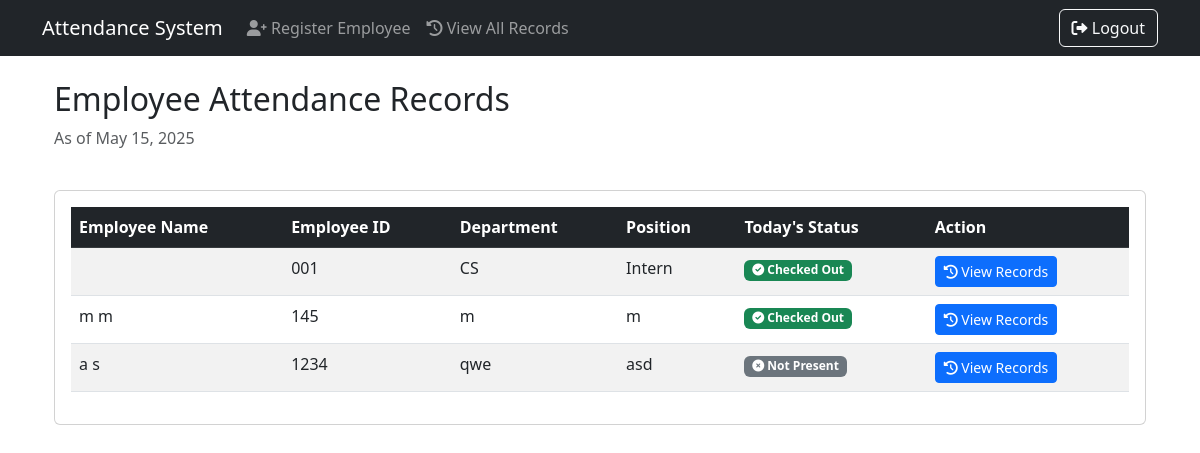
Screenshot of /attendance-history/ (signed in) with the database file from the repository.
### core/models.py (models this page shows, shortened)
class Employee(models.Model):
    user = models.OneToOneField(User, on_delete=models.CASCADE)
    employee_id = models.CharField(max_length=50, unique=True)
    department = models.CharField(max_length=100)
    position = models.CharField(max_length=100)
    created_at = models.DateTimeField(auto_now_add=True)
    updated_at = models.DateTimeField(auto_now=True)

### core/views.py (the view, shortened to what this page needs)
# urls.py: path('attendance-history/', views.attendance_history, name='attendance_history'),
@login_required
@require_http_methods(["GET"])
def attendance_history(request):
    if request.user.is_superuser:
        employees = Employee.objects.all().select_related('user')
        today = timezone.now().date()
        today_attendance = {
            attendance.employee_id: attendance
            for attendance in Attendance.objects.filter(date=today)
        }
        employee_id = request.GET.get('employee_id')
        return render(request, 'core/attendance_history.html', {
            'employees': employees,
            'today_attendance': today_attendance,
            'today': today
        })

### core/templatetags/core_extras.py (called while the page is built)
@register.filter
def get_item(dictionary, key):
    if dictionary is None:
        return None
    return dictionary.get(key)

### templates/core/attendance_history.html
{% extends 'core/base.html' %}
{% load core_extras %}
{% block content %}
<div class="container">
    <div class="row mb-4">
        <div class="col">
            <h2>Employee Attendance Records</h2>
            <p class="text-muted">As of {{ today|date:"F d, Y" }}</p>
        </div>
    </div>
        <div class="card">
            <div class="card-body">
                <div class="table-responsive">
                <table class="table table-striped table-hover">
                    <thead class="table-dark">
                            <tr>
                            <th>Employee Name</th>
                            <th>Employee ID</th>
                            <th>Department</th>
                            <th>Position</th>
                            <th>Today's Status</th>
                            <th>Action</th>
                            </tr>
                        </thead>
                        <tbody>
                        {% for employee in employees %}
                            <tr>
                            <td>{{ employee.user.get_full_name }}</td>
                            <td>{{ employee.employee_id }}</td>
                            <td>{{ employee.department }}</td>
                            <td>{{ employee.position }}</td>
                            <td>
                                {% with record=today_attendance|get_item:employee.id %}
                                    {% if record %}
                                        {% if record.check_out %}
                                            <span class="badge bg-success">
                                                <i class="fas fa-check-circle"></i> Checked Out
                                            </span>
                                        {% else %}
                                            <span class="badge bg-warning">
                                                <i class="fas fa-clock"></i> Checked In
                                            </span>
                                        {% endif %}
                                    {% else %}
                                        <span class="badge bg-secondary">
                                            <i class="fas fa-times-circle"></i> Not Present
                                        </span>
                                    {% endif %}
                                {% endwith %}
                            </td>
                            <td>
                                <a href="{% url 'core:attendance_history' %}?employee_id={{ employee.id }}"
                                   class="btn btn-primary btn-sm">
                                    <i class="fas fa-history"></i> View Records
                                </a>
                            </td>
                            </tr>
                            {% empty %}
                            <tr>
                            <td colspan="6" class="text-center">No employees found</td>
                            </tr>
                            {% endfor %}
                        </tbody>
                    </table>
            </div>
        </div>
    </div>
</div>
{% endblock %}

### templates/core/base.html (shortened to what this page needs)
<!DOCTYPE html>
<html lang="en">
<head>
    <link href="https://cdn.jsdelivr.net/npm/bootstrap@5.3.0/dist/css/bootstrap.min.css" rel="stylesheet">
    <link href="https://cdnjs.cloudflare.com/ajax/libs/font-awesome/6.0.0/css/all.min.css" rel="stylesheet">
</head>
<body>
    {% if user.is_authenticated %}
    <nav class="navbar navbar-expand-lg navbar-dark bg-dark">
        <div class="container">
            <a class="navbar-brand" href="{% url 'core:dashboard' %}">Attendance System</a>
            <div class="collapse navbar-collapse" id="navbarNav">
                <ul class="navbar-nav me-auto">
                    {% if user.is_superuser %}
                    <li class="nav-item">
                        <a class="nav-link" href="{% url 'core:register_employee' %}">
                            <i class="fas fa-user-plus"></i> Register Employee
                        </a>
                    </li>
                    <li class="nav-item">
                        <a class="nav-link" href="{% url 'core:attendance_history' %}">
                            <i class="fas fa-history"></i> View All Records
                        </a>
                    </li>
                    {% endif %}
                </ul>
                <ul class="navbar-nav">
                    <li class="nav-item">
                        <form method="post" action="{% url 'logout' %}" class="d-inline">
                            <button type="submit" class="btn btn-outline-light">
                                <i class="fas fa-sign-out-alt"></i> Logout
                            </button>
                        </form>
                    </li>
                </ul>
            </div>
        </div>
    </nav>
    {% endif %}
    <div class="container mt-4">
        {% block content %}
        {% endblock %}
    </div>
</body>
</html>

### rows the page displays
Employee: employee_id "001", department "CS", position "Intern", shows "Checked Out"
Employee: user.get_full_name "m m", employee_id "145", department "m", position "m", shows "Checked Out"
Employee: user.get_full_name "a s", employee_id "1234", department "qwe", position "asd", shows "Not Present"
